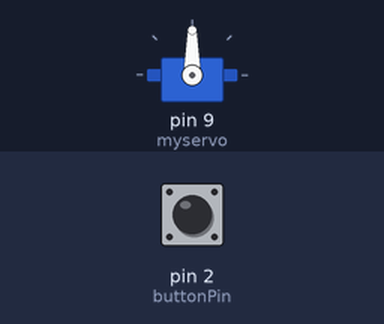
The sketch below on a simulated Arduino Uno, built with avr-gcc and run on an emulated ATmega328P. Parts: servo. The test bench sets the inputs (shaded band); at power-on: pin 2 (buttonPin) LOW. What the sketch prints to the serial monitor is not drawn.

Above: at 1.2 s.
1.3 s: pin 2 (buttonPin) pulled HIGH for 1 s
At 3.0 s:
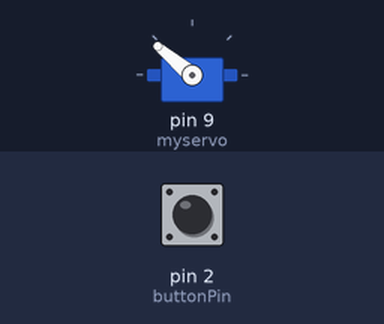
3.8 s: pin 2 (buttonPin) pulled HIGH for 0.15 s
At 4.8 s:
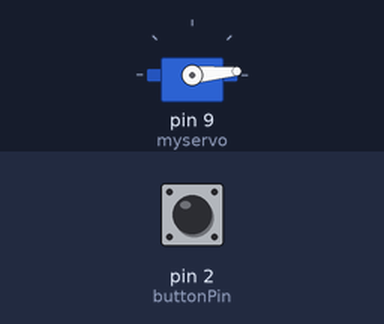
5.4 s: pin 2 (buttonPin) pulled HIGH for 3.2 s
At 6.76 s:
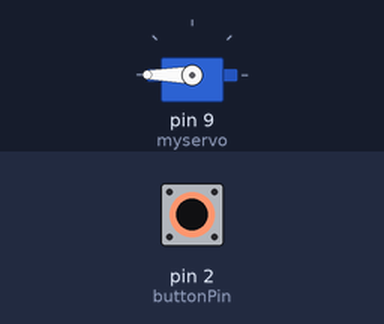
10.1 s: pin 2 (buttonPin) pulled HIGH for 3.2 s
At 12.06 s:
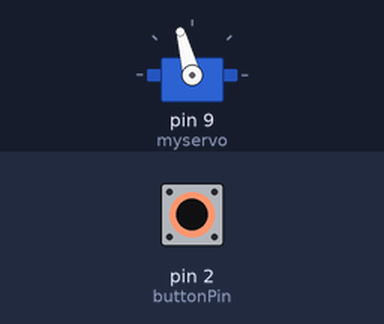
14.8 s: pin 2 (buttonPin) pulled HIGH for 0.15 s
At 15.6 s:
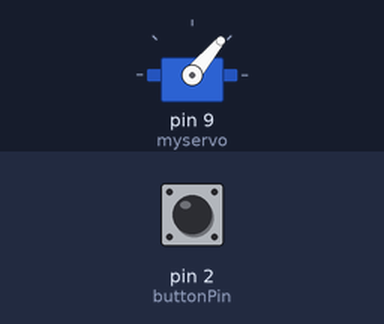
Timing chart, 0 to 17.4 s (numbered marks = the images above; inputs shaded):
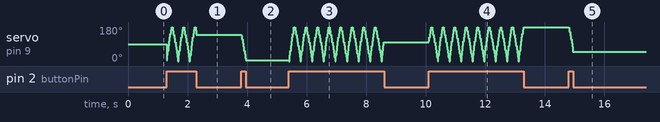

Measured:
- after the input at 3.8 s, servo on pin 9 (myservo): 140° → 5° at once
- after the input at 14.8 s, servo on pin 9 (myservo): 180° → 50° at once

The sketch:

servo-buttons.ino
```cpp
/*
 Controlling a servo position using a potentiometer (variable resistor)
 by Michal Rinott <http://people.interaction-ivrea.it/m.rinott>

 modified on 8 Nov 2013
 by Scott Fitzgerald
 http://www.arduino.cc/en/Tutorial/Knob
*/

#include <Servo.h>

Servo myservo; // create servo object to control a servo

int potpin = 0; // analog pin used to connect the potentiometer
int val;        // variable to read the value from the analog pin
const int buttonPin = 2;

int buttonState = 0;
int direction = 1;

void setup()
{
  Serial.begin(9600);
  pinMode(buttonPin, INPUT);
  val = 0;
  myservo.attach(9); // attaches the servo on pin 9 to the servo object
}

void loop()
{
  buttonState = digitalRead(buttonPin);

  if (buttonState == HIGH)
  {
    val += 5 * direction;
    myservo.write(val); // sets the servo position according to the scaled value
    if (val > 180)
    {
      direction = -1;
    }
    if (val < 0)
    {
      direction = 1;
    }
  }
  Serial.print(val);
  Serial.print(direction);
  Serial.print('\n');
  delay(2); // waits for the servo to get there
}
```
